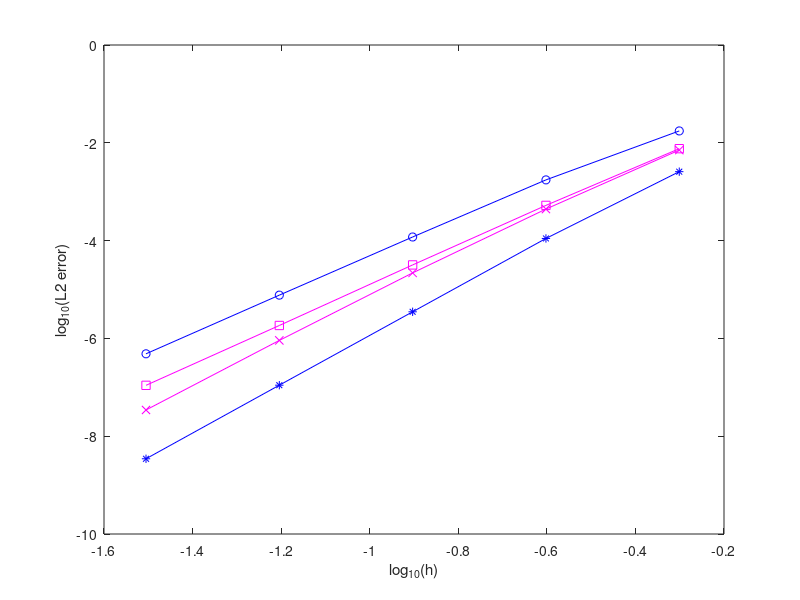

The MATLAB source for this figure: (Note: this script raises an error after producing the figure.)
load Laplace/errors_P3_tau1
errorHDG_tau1=errorHDG; errorHDGpost_tau1=errorHDGpost;

load Laplace/errors_P3_tau100
errorHDG_tau100=errorHDG; errorHDGpost_tau100=errorHDGpost;

load Laplace/errors_P3_tau1singleface
errorHDG_tau1sf=errorHDG; errorHDGpost_tau1sf=errorHDGpost;

load Laplace/errors_P3_tau100singleface
errorHDG_tau100sf=errorHDG; errorHDGpost_tau100sf=errorHDGpost;

h=0.5*0.5.^[0:4];

figure(11),clf
plot(log10(h),log10(errorHDG_tau1),'bo-',log10(h),log10(errorHDGpost_tau1),'b-*'...
    ,log10(h),log10(errorHDG_tau100),'ms-',log10(h),log10(errorHDGpost_tau100),'m-x')
xlabel('log_{10}(h)'), ylabel('log_{10}(L2 error)')
legend('HDG \tau=1','HDG post \tau=1','HDG \tau=100','HDG post \tau=100',4)
title('HDG with \tau in all faces')

figure(12),clf
plot(log10(h),log10(errorHDG_tau1sf),'bo-',log10(h),log10(errorHDGpost_tau1sf),'b-*'...
    ,log10(h),log10(errorHDG_tau100sf),'ms-',log10(h),log10(errorHDGpost_tau100sf),'m-x')
xlabel('log_{10}(h)'), ylabel('log_{10}(L2 error)')
legend('HDG \tau=1','HDG post \tau=1','HDG \tau=100','HDG post \tau=100',4)
title('HDG with \tau in one face per element (SINGLE FACE)')

